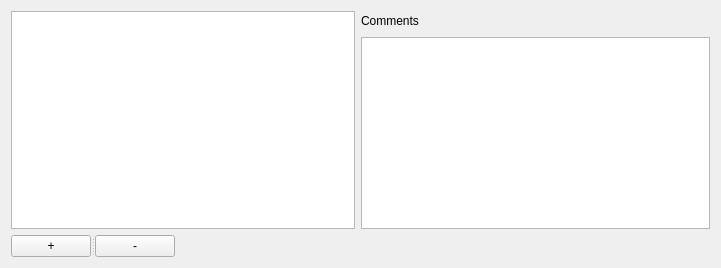
       <widget class="QWidget" name="misc">
        <attribute name="title">
         <string>Misc</string>
        </attribute>
        <layout class="QGridLayout" name="gridLayout_27">
         <item row="0" column="2">
          <widget class="QLabel" name="commentsLabel">
           <property name="text">
            <string>Comments</string>
           </property>
          </widget>
         </item>
         <item row="0" column="3">
          <spacer name="horizontalSpacer_6">
           <property name="orientation">
            <enum>Qt::Horizontal</enum>
           </property>
           <property name="sizeHint" stdset="0">
            <size>
             <width>278</width>
             <height>20</height>
            </size>
           </property>
          </spacer>
         </item>
         <item row="1" column="2" colspan="2">
          <widget class="QTextEdit" name="commentsText"/>
         </item>
         <item row="2" column="0">
          <widget class="QSplitter" name="splitter">
           <property name="orientation">
            <enum>Qt::Horizontal</enum>
           </property>
           <widget class="QPushButton" name="addMisc">
            <property name="maximumSize">
             <size>
              <width>88</width>
              <height>16777215</height>
             </size>
            </property>
            <property name="text">
             <string>+</string>
            </property>
           </widget>
           <widget class="QPushButton" name="delMisc">
            <property name="maximumSize">
             <size>
              <width>87</width>
              <height>16777215</height>
             </size>
            </property>
            <property name="text">
             <string>-</string>
            </property>
           </widget>
          </widget>
         </item>
         <item row="2" column="1">
          <spacer name="horizontalSpacer_7">
           <property name="orientation">
            <enum>Qt::Horizontal</enum>
           </property>
           <property name="sizeHint" stdset="0">
            <size>
             <width>174</width>
             <height>20</height>
            </size>
           </property>
          </spacer>
         </item>
         <item row="2" column="2" colspan="2">
          <spacer name="horizontalSpacer_5">
           <property name="orientation">
            <enum>Qt::Horizontal</enum>
           </property>
           <property name="sizeHint" stdset="0">
            <size>
             <width>349</width>
             <height>20</height>
            </size>
           </property>
          </spacer>
         </item>
         <item row="0" column="0" rowspan="2" colspan="2">
          <widget class="QTableView" name="miscIngredientsList">
           <property name="editTriggers">
            <set>QAbstractItemView::DoubleClicked|QAbstractItemView::EditKeyPressed|QAbstractItemView::SelectedClicked</set>
           </property>
           <property name="alternatingRowColors">
            <bool>true</bool>
           </property>
          </widget>
         </item>
        </layout>
        <zorder>commentsText</zorder>
        <zorder>miscIngredientsList</zorder>
        <zorder>commentsLabel</zorder>
        <zorder>splitter</zorder>
       </widget>
